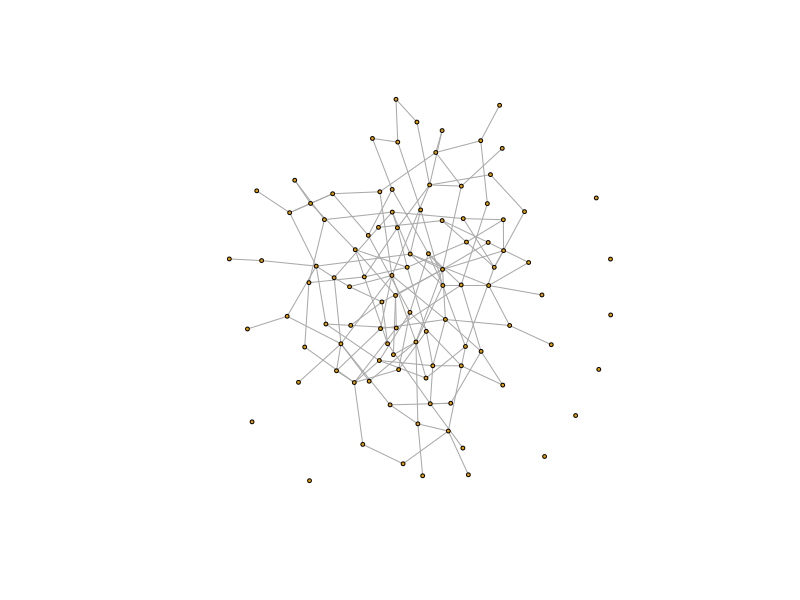
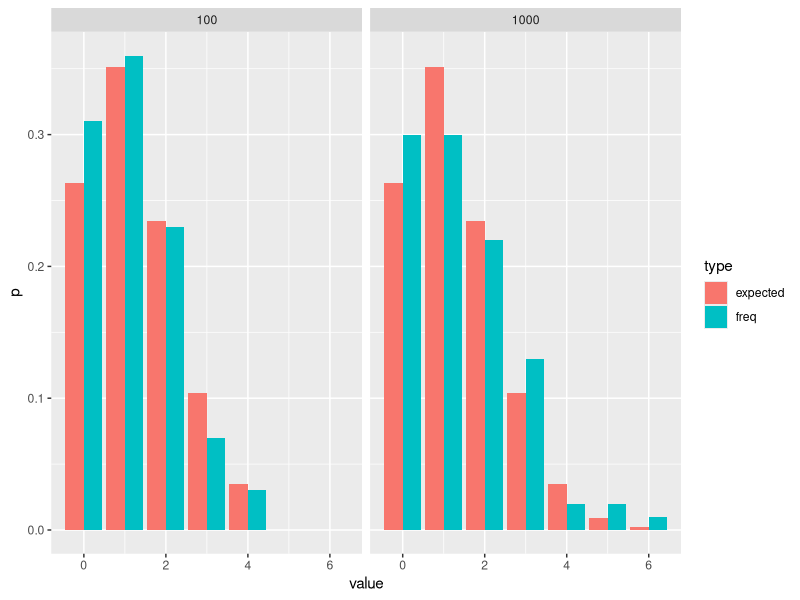
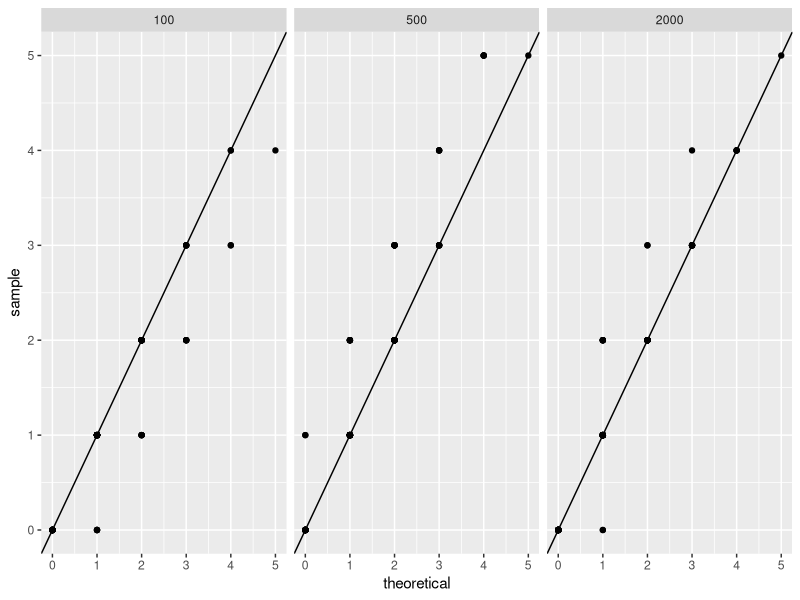

Source code (R) for these figures, in order:
## ---- chunk 1
library(igraph)
## ---- chunk 2
library(dplyr)
library(purrr)
library(tidyr)
library(ggplot2)
## ---- chunk 3
set.seed(2016)
rg <- sample_gnp(n = 100, p = 3/100)
count_triangles(rg) %>%
    sum/3
## ---- chunk 4
plot(rg, vertex.label = NA, vertex.size = 2)
## ---- chunk 5
generateData <- function(n, lambda, reps){
    reps %>%
        rerun(sample_gnp(n, lambda/n) %>%
              count_triangles %>%
              sum/3) %>%
        unlist
}

calculateFreqs <- function(data, lambda){
    data %>%
        table(dnn = "value") %>%
        as_data_frame %>%
        rename(freq = n) %>%
        mutate(freq = freq/sum(freq),
               value = as.integer(value),
               expected = dpois(value, lambda^3/6))
}

performChisq <- function(data, pois.parameter){
    levs <- data %>%
        factor %>%
        levels %>%
        as.integer
    probs <- dpois(levs, pois.parameter)
    test <- chisq.test(c(table(data),0), p = c(probs, 1-sum(probs)), simulate.p = TRUE)
    return(data_frame(p.value = test$p.value, chisq = test$statistic))
}

lambda <- 2
n <- c(100, 200, 500, 1000, 2000)
reps <- 100

set.seed(2016)
df <- expand.grid(lambda = lambda, n = n) %>%
    as_data_frame %>%
    mutate(reps = reps) %>%
    mutate(data  = pmap(list(n, lambda, reps), generateData),
           freqs = map2(data, lambda, calculateFreqs),
           test  = map2(data, lambda^3/6, performChisq)) %>%
    unnest(test)

## ---- chunk 6
## Bar diagrams
df %>%
    filter(n %in% c(100, 1000)) %>%
    mutate(n = factor(n)) %>%
    unnest(freqs) %>%
    select(value, freq, expected, n) %>%
    gather(type, p, -c(value,n)) %>%
    ggplot(aes(x = value, y = p)) + geom_bar(aes(fill = type), stat = "identity", position = "dodge") + facet_grid(.~n)
## ---- chunk 7
df %>%
    filter(n %in% c(100, 500, 2000)) %>%
    ##filter(n==2000) %>%
    unnest(data) %>%
    mutate(data = as.integer(data)) %>%
    ggplot(aes(sample = data)) +
    stat_qq(distribution = qpois, dparams = list(lambda = 2^3/6)) +
    geom_abline(slope = 1, intercept = 0) +
    facet_grid(.~n)
